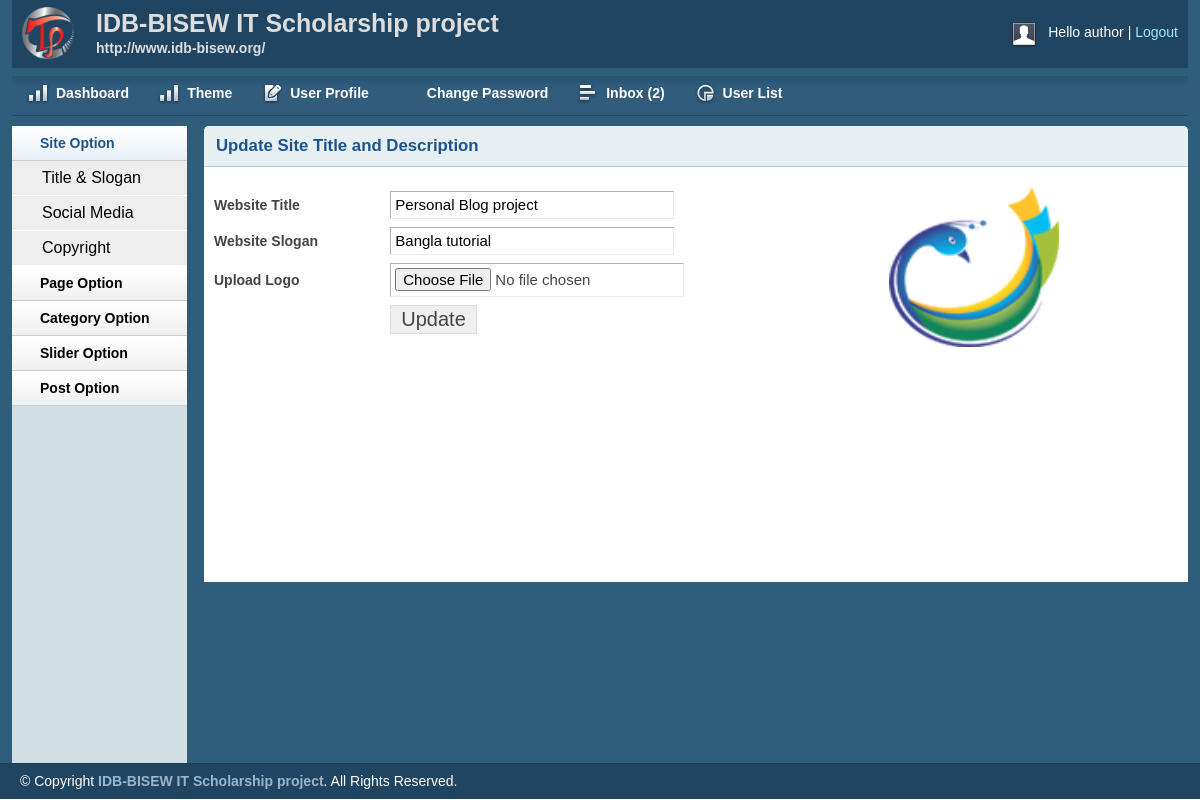
The app's page /admin/titleslogan.php (signed in) with its own data.
### tables this page shows
CREATE TABLE `tbl_slogan` (
  `id` int(11) NOT NULL,
  `title` varchar(255) NOT NULL,
  `slogan` varchar(255) NOT NULL,
  `logo` varchar(255) NOT NULL
);

### lib/Database.php (called while the page is built, shortened)
<?php
Class Database{
	public $host   = DB_HOST;
	public $user   = DB_USER;
	public $pass   = DB_PASS;
	public $dbname = DB_NAME;
	public $link;
	private function connectDB(){
	$this->link = new mysqli($this->host, $this->user, $this->pass, $this->dbname);
 }
	public function select($query){
		$result = $this->link->query($query) or die($this->link->error.__LINE__);
		if($result->num_rows > 0){
			return $result;
		} else {
			return false;
		}
	}
}

### admin/titleslogan.php (the view, shortened to what this page needs)
<?php include 'inc/header.php';?>
<?php include 'inc/sidebar.php';?>
        <div class="grid_10">
            <div class="box round first grid">
                <h2>Update Site Title and Description</h2>
                   <?php
                    $query = "select * from tbl_slogan where id='1'";
                    $blog_title = $db->select($query);
                    if ($blog_title) {
                       while ($result = $blog_title->fetch_assoc()) {
                ?>
                <div class="block sloginblock">
                 <div class="leftside">
                 <form action="titleslogan.php" method="post" enctype="multipart/form-data">
                    <table class="form">
                        <tr>
                            <td>
                                <label>Website Title</label>
                            </td>
                            <td>
                                <input type="text" value="<?php echo $result['title'];?>"  name="title" class="medium" />
                            </td>
                        </tr>
						 <tr>
                            <td>
                                <label>Website Slogan</label>
                            </td>
                            <td>
                                <input type="text" value="<?php echo $result['slogan'];?>" name="slogan" class="medium" />
                            </td>
                        </tr>
                         <tr>
        <td>
            <label>Upload Logo</label>
        </td>
        <td>
            <input type="file" name="logo" />
        </td>
    </tr>
						 <tr>
                            <td>
                            </td>
                            <td>
                                <input type="submit" name="submit" Value="Update" />
                            </td>
                        </tr>
                    </table>
                    </form>
                    </div>
                    <div class="rightside">
                        <img src="<?php echo $result['logo'];?>" alt="logo" />
                    </div>
                </div>
                 <?php } } ?>
            </div>
        </div>
<?php include 'inc/footer.php';?>

### admin/css/layout.css (style rules this page uses)
body { background: #fff none repeat scroll 0 0; color: #444; font-size: 14px; padding: 0; }
h1, h2, h3, h4, h5, h6 { line-height:1.2em; margin-bottom:.3em; }
h2 { margin-top:1em; }
.box { background:#fff; margin-bottom:20px; padding:10px 10px 10px 10px; margin-left:-8px; }
.box.grid { padding-bottom:40px; }
.box.round { -moz-border-radius: 5px 5px 0px 0px; -webkit-border-radius: 5px 5px 0px 0px; border-radius: 5px 5px 0px 0px; }
.box h2 { font-size:1.2em; font-weight:bold; color:#1B548D; background:#E6F0F3; margin:-10px -10px 0 -10px; padding:10px 12px; border-bottom:1px solid #B3CBD6; -moz-border-radius: 5px 5px 0px 0px; -webkit-border-radius: 5px 5px 0px 0px; border-radius: 5px 5px 0px 0px; }
.box.first { min-height: 406px; }
.block { padding-top:20px; }
table.form { width:100%; }
table.form td { padding:4px 0px; }
table.form label { font-weight:bold; }
table.form input, table.form select { font-size: 15px; padding: 4px 4px 5px 4px; border-top: 1px solid #b3b3b3; border-left: 1px solid #b3b3b3; border-right: 1px solid #eaeaea; border-bottom: 1px solid #eaeaea; }
table.form input[type="submit"] { border: 1px solid #ddd; color: #444; cursor: pointer; font-size: 20px; padding: 2px 10px; }
input.medium { width: 55%; }
.block { padding-bottom:1px; }

### admin/titleslogan.php (style rules this page uses)
.leftside { float: left; width: 70% }
.rightside { float: right; width: 30% }
.rightside img { height: 160px; width: 170px }

### records on screen
tbl_slogan: title "Personal Blog project", slogan "Bangla tutorial", logo (picture)

### other values on screen
Session::get('username') "author"
$count "2"
